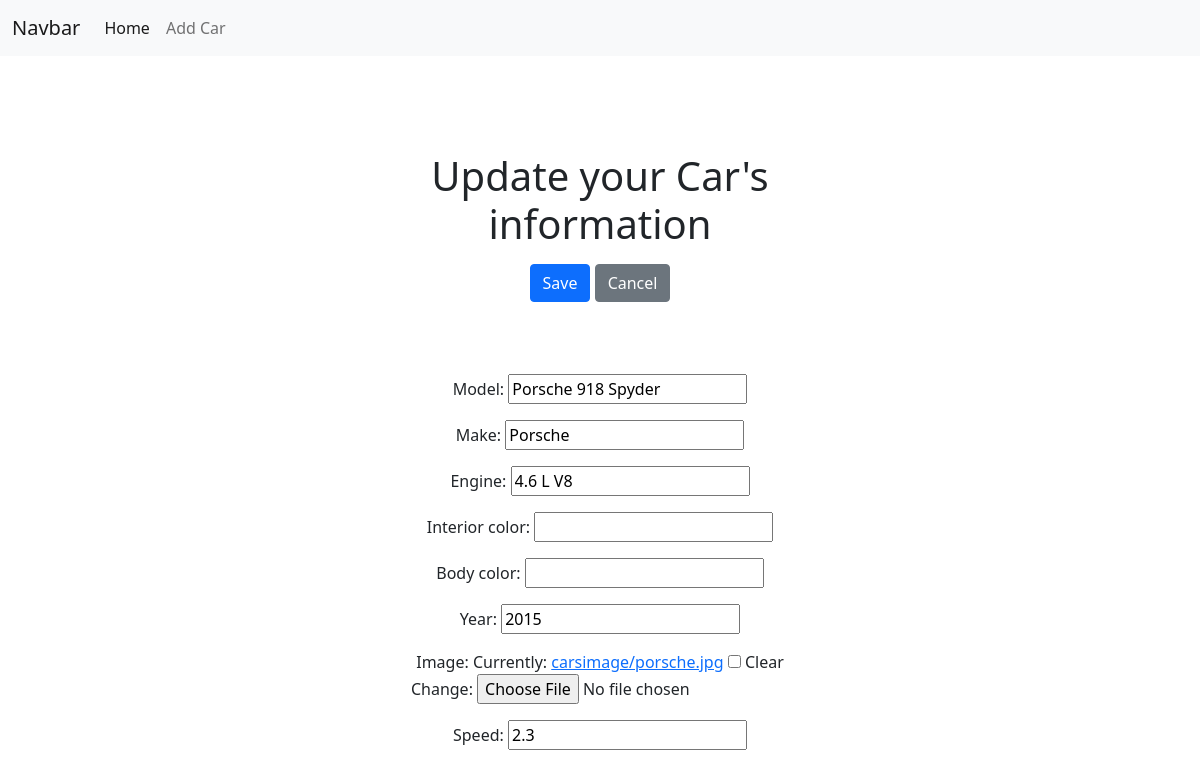
The app's page /update/5/ with its own data.
### garage/models.py (models this page shows, shortened)
class Car(models.Model):
    vin = models.CharField(max_length = 100, blank=True)
    make = models.CharField(max_length = 100, blank= True)
    model = models.CharField(max_length = 100, blank = True)
    engine = models.CharField(max_length = 100, blank= True)
    interior_color = models.CharField(max_length = 100, blank= True)
    body_color = models.CharField(max_length = 100, blank= True)
    year = models.IntegerField()
    image = models.ImageField(upload_to="carsimage", blank=True)
    image_url = models.URLField(blank=True)
    speed = models.DecimalField(blank=True, max_digits = 6, decimal_places=1)

### garage/views.py (the view)
# urls.py: path('update/<int:pk>/', CarUpdateView.as_view(), name="car_update"),
class CarUpdateView(UpdateView):
    model = Car
    fields = ['model', 'make', 'engine', 'interior_color', 'body_color', 'year', 'image', 'speed']
    template_name_suffix = "_update_form"

### garage/templates/garage/car_update_form.html (shortened to what this page needs)
<link href="https://cdn.jsdelivr.net/npm/bootstrap@5.0.1/dist/css/bootstrap.min.css" rel="stylesheet">
<header>
    {% include 'garage/_menu.html' %}
</header>
<main>
    <section class="py-5 text-center container">
      <form method="post" enctype="multipart/form-data">
        <div class="row py-lg-5">
         <div class="col-lg-6 col-md-8 mx-auto">
          <h1 class="fw-light">Update your Car's information</h1>
          <p>
            <input type="submit" type="button" class="btn btn-primary my-2" value="Save">
            <a href="{% url 'car_list' %}" type="button" class="btn btn-secondary my-2">Cancel</a>
          </p>
        </div>
      </div>
        {{ form.as_p }}
      </form>
    </section>
  </main>

### records on screen
Car: model "Porsche 918 Spyder", make "Porsche", engine "4.6 L V8", year "2015", speed "2.3"
